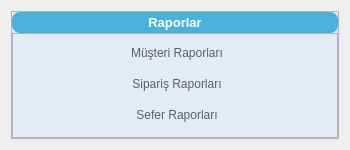
<?xml version="1.0" encoding="UTF-8"?>
<ui version="4.0">
 <class>Form</class>
 <widget class="QWidget" name="Form">
  <property name="geometry">
   <rect>
    <x>0</x>
    <y>0</y>
    <width>350</width>
    <height>150</height>
   </rect>
  </property>
  <property name="minimumSize">
   <size>
    <width>350</width>
    <height>150</height>
   </size>
  </property>
  <property name="maximumSize">
   <size>
    <width>350</width>
    <height>150</height>
   </size>
  </property>
  <property name="windowTitle">
   <string>Form</string>
  </property>
  <property name="styleSheet">
   <string notr="true">QFrame{
	background-color: #e3ebf5;
}</string>
  </property>
  <layout class="QVBoxLayout" name="verticalLayout">
   <item>
    <widget class="QFrame" name="frameReport">
     <property name="frameShape">
      <enum>QFrame::StyledPanel</enum>
     </property>
     <property name="frameShadow">
      <enum>QFrame::Raised</enum>
     </property>
     <layout class="QVBoxLayout" name="verticalLayout_11">
      <property name="spacing">
       <number>0</number>
      </property>
      <property name="leftMargin">
       <number>0</number>
      </property>
      <property name="topMargin">
       <number>0</number>
      </property>
      <property name="rightMargin">
       <number>0</number>
      </property>
      <property name="bottomMargin">
       <number>0</number>
      </property>
      <item>
       <widget class="QPushButton" name="pushButtonReport">
        <property name="font">
         <font>
          <family>Segoe UI</family>
          <pointsize>10</pointsize>
          <weight>75</weight>
          <italic>false</italic>
          <bold>true</bold>
         </font>
        </property>
        <property name="styleSheet">
         <string notr="true">QPushButton {
    background-color: #48B1DD;
    color: white;
    border: none;
    border-radius: 8px;
    padding: 3px 5px 3px 5px;
    font: bold 10pt &quot;Segoe UI&quot;;
    text-align: center;
}
</string>
        </property>
        <property name="text">
         <string>Raporlar</string>
        </property>
        <property name="checkable">
         <bool>true</bool>
        </property>
       </widget>
      </item>
      <item>
       <widget class="QFrame" name="frameReportDropDown">
        <property name="styleSheet">
         <string notr="true">QPushButton {
    background-color: transparent;
    color: #5F5F5F;
    border-radius: 6px;
    padding: 5px 10px 5px 14px;
    font: 9pt &quot;Segoe UI&quot;;
    qproperty-icon: url(:/icons/arrow-down-dark.svg);
    qproperty-iconSize: 10px 10px;
    text-align: center;
}
QPushButton:pressed {
    qproperty-icon: url(:/icons/arrow-up-dark.svg);
    background-color: #e6e6e6;
}
QPushButton:hover {
    background-color: #e0e0e0;
}

QFrame{
	background-color: #e3ebf5;
}</string>
        </property>
        <property name="frameShape">
         <enum>QFrame::StyledPanel</enum>
        </property>
        <property name="frameShadow">
         <enum>QFrame::Raised</enum>
        </property>
        <layout class="QVBoxLayout" name="verticalLayout_7">
         <property name="spacing">
          <number>0</number>
         </property>
         <property name="leftMargin">
          <number>0</number>
         </property>
         <property name="topMargin">
          <number>0</number>
         </property>
         <property name="rightMargin">
          <number>0</number>
         </property>
         <property name="bottomMargin">
          <number>0</number>
         </property>
         <item>
          <widget class="QPushButton" name="pushButtonEmployeeReport">
           <property name="text">
            <string>Müşteri Raporları</string>
           </property>
          </widget>
         </item>
         <item>
          <widget class="QPushButton" name="pushButtonOrderReport">
           <property name="text">
            <string>Sipariş Raporları</string>
           </property>
          </widget>
         </item>
         <item>
          <widget class="QPushButton" name="pushButtonTripReport">
           <property name="text">
            <string>Sefer Raporları</string>
           </property>
          </widget>
         </item>
        </layout>
       </widget>
      </item>
     </layout>
    </widget>
   </item>
  </layout>
 </widget>
 <resources/>
 <connections/>
</ui>
